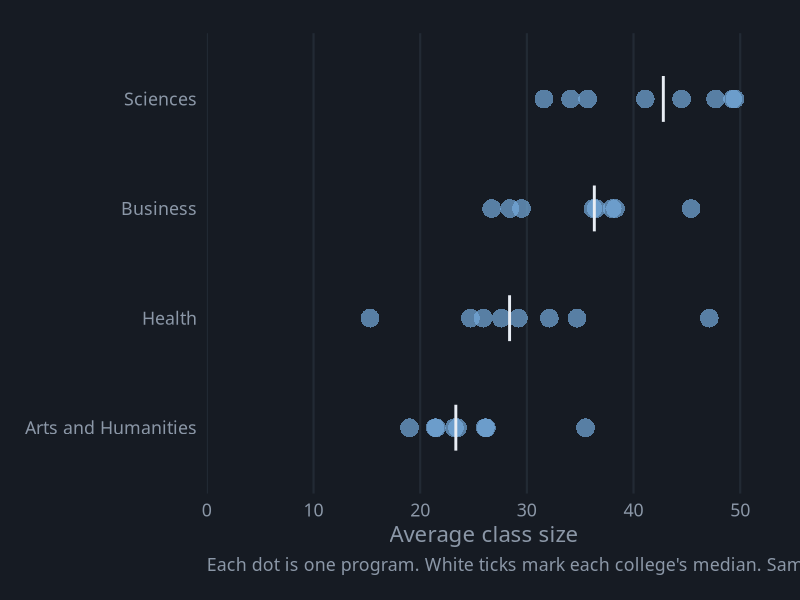
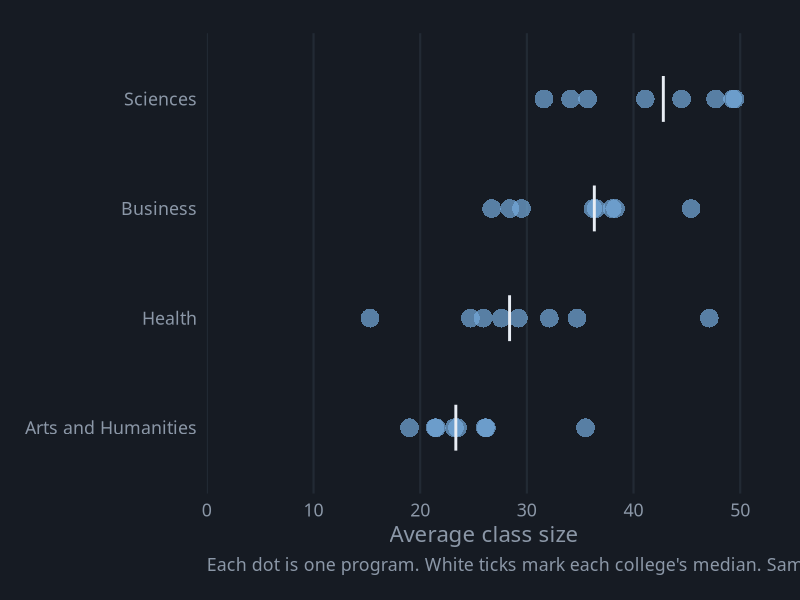

Generate these figures, in order, with R:
# Dot Strip Plot
# Question: Where does each program's average class size fall on one line?
# Put this script and dotstrip.csv in the same folder, then in RStudio choose
# Session > Set Working Directory > To Source File Location.

library(tidyverse)

# ---- Gallery look: dark background, soft gray text ----
font <- "IBM Plex Sans"   # use "sans" if IBM Plex Sans is not installed
ink  <- "#8B97A7"

theme_gallery <- function() {
  theme_minimal(base_size = 16, base_family = font) +
    theme(
      plot.background  = element_rect(fill = "#161B23", color = NA),
      panel.grid       = element_line(color = "#222A34"),
      panel.grid.minor = element_blank(),
      text             = element_text(color = ink),
      axis.text        = element_text(color = ink),
      legend.position  = "top",
      legend.title     = element_blank(),
      plot.margin      = margin(24, 28, 18, 18)
    )
}

df <- read_csv("dotstrip.csv", show_col_types = FALSE) |>
  mutate(college = fct_reorder(college, avg_class_size, .fun = median))   # biggest classes at the top

p <- ggplot(df, aes(x = avg_class_size, y = college)) +
  # see-through dots, so overlapping programs show up as brighter spots
  geom_point(color = "#75AADB", alpha = 0.7, size = 6, shape = 16) +
  # a white tick marks each college's median
  stat_summary(fun = median, geom = "point", shape = "|", size = 12, color = "#E8EDF4") +
  scale_x_continuous(limits = c(0, NA), expand = expansion(mult = c(0, 0.05))) +
  labs(x = "Average class size", y = NULL,
       caption = "Each dot is one program. White ticks mark each college's median. Sample values.") +
  theme_gallery() +
  theme(panel.grid.major.y = element_blank(), plot.caption = element_text(color = ink, hjust = 0))

ggsave("dotstrip.png", p, width = 9, height = 6, dpi = 200)
p
